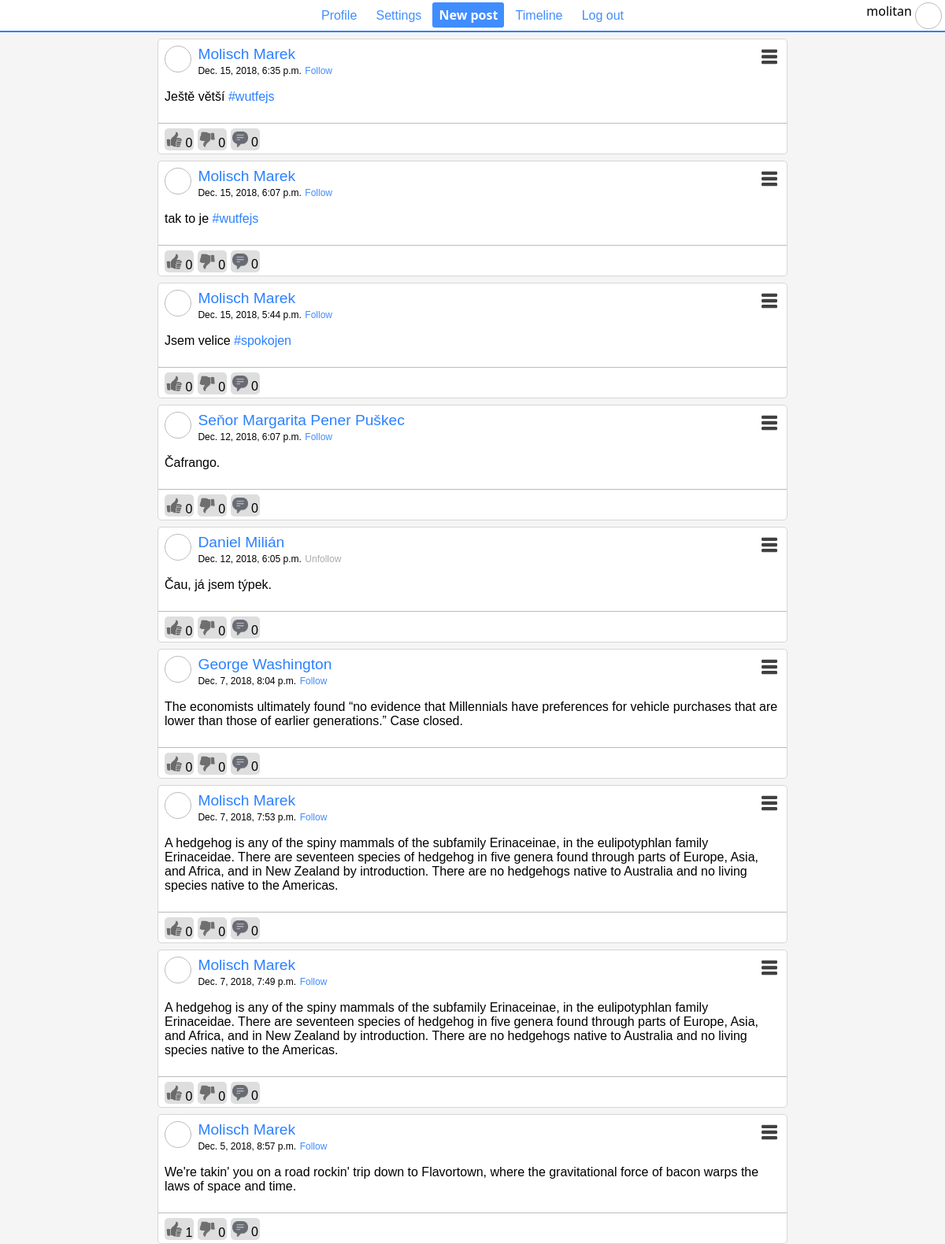
Before: / (signed in) with the older database file.
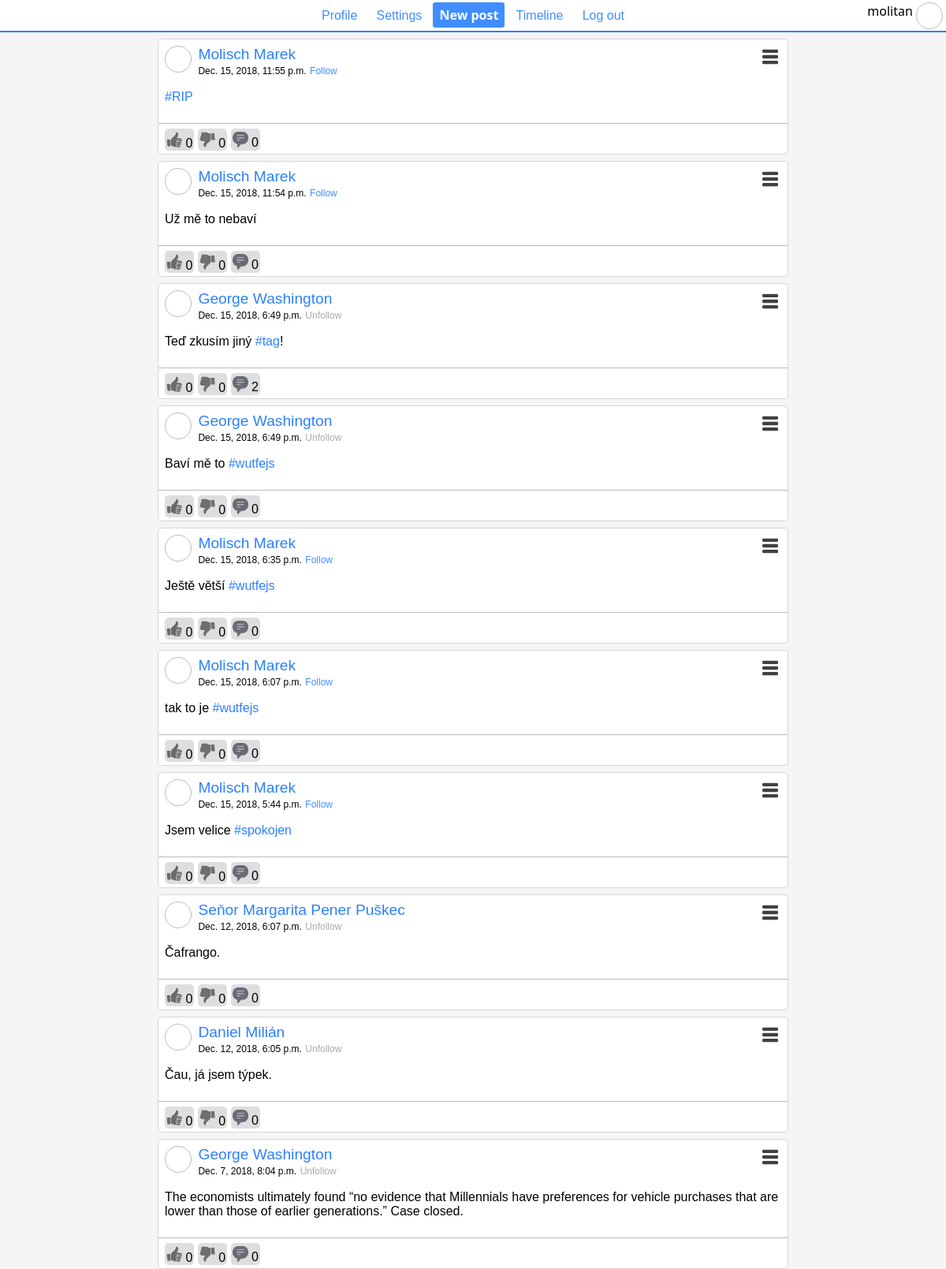
After: the same page with the newer database file.
### website/models.py (models this page shows)
class Post(models.Model):
    main_post = models.ForeignKey('Post', on_delete=models.CASCADE, null=True, blank=True, default=None)
    author = models.ForeignKey(Profile, on_delete=models.CASCADE)
    content = models.CharField(max_length=340)
    date = models.DateTimeField(auto_now=True)
    visibility = models.PositiveSmallIntegerField(default=Visibility.PUBLIC)  # 0: public, 1: friends, 2: myself; TODO: show posts only by visibility attribute.
    def get_thumbs_up(self):
        return len(Reaction.objects.all().filter(post=self, value=0))
    def get_thumbs_down(self):
        return len(Reaction.objects.all().filter(post=self, value=1))
    def get_thumb_value(self, user):
        profile = get_profile_by_user(user)
        if profile is None:
            raise ValueError("User must be user type or profile type.")
        reaction = Reaction.objects.all().filter(post=self, author=profile)[::1]
        return -1 if len(reaction) == 0 else reaction.filter().value
    def get_message_count(self):
        return len(Post.objects.all().filter(main_post=self))

class Profile(models.Model):
    user = models.OneToOneField(User, on_delete=models.CASCADE)
    description = models.CharField(max_length=140, default="")

### website/views.py (the view)
# urls.py: path('', views.index),
def index(request):
    if not request.user.is_authenticated:
        context = {
            "is_logged": True if request.user.is_authenticated else False,
        }
        rndr = "website/index.html"
    else:
        context = {
            "posts": Post.objects.select_related("author").order_by("-date")[:10],
            "logged_user": Profile.objects.get(user=request.user) if request.user.is_authenticated else None,
        }
        rndr = "website/timeline.html"
    return render(request, rndr, context)

### website/libs/model_utils.py (called while the page is built)
def get_profile_by_user(user):
    from website.models import Profile
    if isinstance(user, Profile):
        return user
    try:
        return Profile.objects.get(user=user)
    except ObjectDoesNotExist:
        return None

def is_user_followed_by(user, follower):
    from website.models import Follow
    user = get_profile_by_user(user)
    follower = get_profile_by_user(follower)
    try:
        Follow.objects.get(follower=follower, following=user)
        return True
    except ObjectDoesNotExist:
        return False
    pass

### website/templatetags/timeline.py (called while the page is built)
@register.filter(name="add_tags")
def post_with_tags(post):
    post_list = []
    tags = get_tags(post)
    not_tags = list(map(lambda part: escape(part), split(post)))
    for i, tag in enumerate(tags):
        post_list.append(not_tags[i])
        post_list.append('<a href="/tag/{}">'.format(tag) + '#' + tag + '</a>')
    post_list.append(not_tags[-1])
    return "".join(post_list)

@register.filter(name="thumb_value")
def get_thumb_value(value, user):
    user = get_profile_by_user(user)
    return value.get_thumb_value(user.user)

@register.filter(name="followed_by")
def is_followed_by(user1, user2):
    return is_user_followed_by(user1, user2)

### website/templates/website/timeline.html (shortened to what this page needs)
{% extends 'website/social.html' %}
{% load static %}
{% load timeline %}
{% block content %}
    {% for post in posts %}
        <div class="post" id="post_{{post.id}}" postid={{ post.id }}>
            <div class="content">
                <div class="profile_picture"></div>
                <div class="info">
                    <a class="whole_name"
                       href="/profile/{{ post.author.user.username }}">{{ post.author.user.get_full_name }}</a><br/>
                    <a class="date">{{ post.date }}</a>
                    {% if post.author|followed_by:logged_user == False %}
                        <a class="date_button blue" name="flw_{{ post.author.user.username }}"
                           onclick="sendFollow('{{ post.author.user.username }}', 0);">Follow</a>
                    {% else %}
                        <a class="date_button gray" name="flw_{{ post.author.user.username }}"
                           onclick="sendFollow('{{ post.author.user.username }}', 1);">Unfollow</a>
                    {% endif %}
                </div>
                <div class="menu"><img src="{% static "images/menu.png" %}" width="20"></div>
                {% autoescape off %}
                    <p>{{ post.content|add_tags }}</p>
                {% endautoescape %}
            </div>
            <div class="messages">
                {% if post|thumb_value:logged_user == 0 %}
                    <div class="button g_used" onclick="sendThumb({{ post.id }}, -1);"><img
                            src="{% static "images/thumb_up.png" %}" width="20"> {{ post.get_thumbs_up }}
                    </div>
                {% else %}
                    <div class="button" onclick="sendThumb({{ post.id }}, 0);"><img
                            src="{% static "images/thumb_up_n.png" %}" width="20"> {{ post.get_thumbs_up }}
                    </div>
                {% endif %}
                {% if post|thumb_value:logged_user == 1 %}
                    <div class="button r_used" onclick="sendThumb({{ post.id }}, -1);"><img
                            src="{% static "images/thumb_down.png" %}"
                            width="20"> {{ post.get_thumbs_down }}</div>
                {% else %}
                    <div class="button" onclick="sendThumb({{ post.id }}, 1);"><img
                            src="{% static "images/thumb_down_n.png" %}"
                            width="20"> {{ post.get_thumbs_down }}</div>
                {% endif %}
                <div class="button" onclick="commentOnPost({{ post.id }})" ><img src="{% static "images/messages.png" %}"
                                         width="20"> {{ post.get_message_count }}</div>
            </div >
        </div>
    {% endfor %}
{% endblock %}

Changed rows visible on the page:
no longer on this page (row unchanged): Post: author.user.get_full_name "Molisch Marek", date "Dec. 7, 2018, 7:53 p.m.", content|add_tags "A hedgehog is any of the spiny mammals of the subfamily Erinaceinae, in the eulipotyphlan family Erinaceidae. There are seventeen species of hedgehog in five genera found through parts of Europe, Asia, and Africa, and in New Zealand by introduction. There are no hedgehogs native to Australia and no living species native to the Americas.", get_thumbs_up "0", get_thumbs_down "0", get_message_count "0"
no longer on this page (row unchanged): Post: author.user.get_full_name "Molisch Marek", date "Dec. 7, 2018, 7:49 p.m.", content|add_tags "A hedgehog is any of the spiny mammals of the subfamily Erinaceinae, in the eulipotyphlan family Erinaceidae. There are seventeen species of hedgehog in five genera found through parts of Europe, Asia, and Africa, and in New Zealand by introduction. There are no hedgehogs native to Australia and no living species native to the Americas.", get_thumbs_up "0", get_thumbs_down "0", get_message_count "0"
no longer on this page (row unchanged): Post: author.user.get_full_name "Molisch Marek", date "Dec. 5, 2018, 8:57 p.m.", content|add_tags "We're takin' you on a road rockin' trip down to Flavortown, where the gravitational force of bacon warps the laws of space and time.", get_thumbs_up "1", get_thumbs_down "0", get_message_count "0"
added Post: author.user.get_full_name "Molisch Marek", date "Dec. 15, 2018, 11:55 p.m.", content|add_tags "#RIP", get_thumbs_up "0", get_thumbs_down "0", get_message_count "0"
added Post: author.user.get_full_name "Molisch Marek", date "Dec. 15, 2018, 11:54 p.m.", content|add_tags "Už mě to nebaví", get_thumbs_up "0", get_thumbs_down "0", get_message_count "0"
added Post: author.user.get_full_name "George Washington", date "Dec. 15, 2018, 6:49 p.m.", content|add_tags "Teď zkusím jiný #tag !", get_thumbs_up "0", get_thumbs_down "0", get_message_count "2"
added Post: author.user.get_full_name "George Washington", date "Dec. 15, 2018, 6:49 p.m.", content|add_tags "Baví mě to #wutfejs", get_thumbs_up "0", get_thumbs_down "0", get_message_count "0"
computed for Post "Čafrango.": text "Follow" → "Unfollow"
computed for Post "Dec. 7, 2018, 8:04 p.m.": text "Follow" → "Unfollow"
